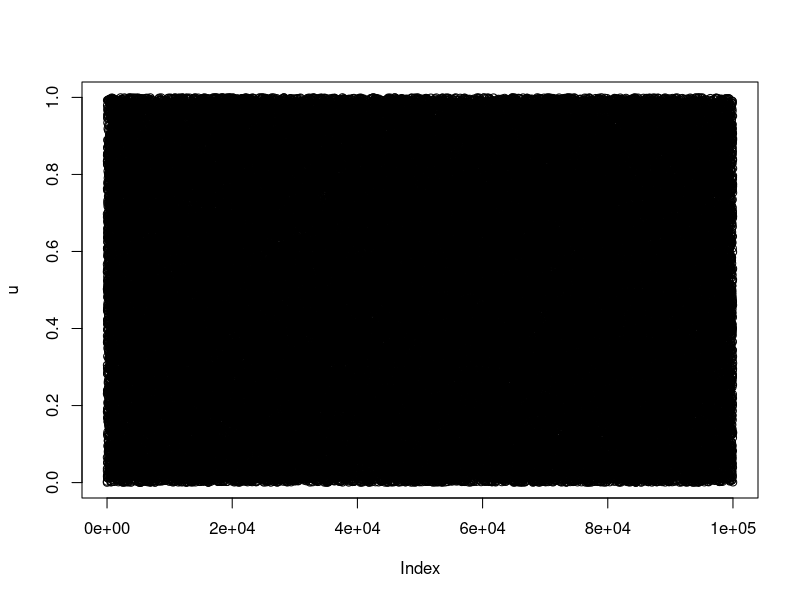
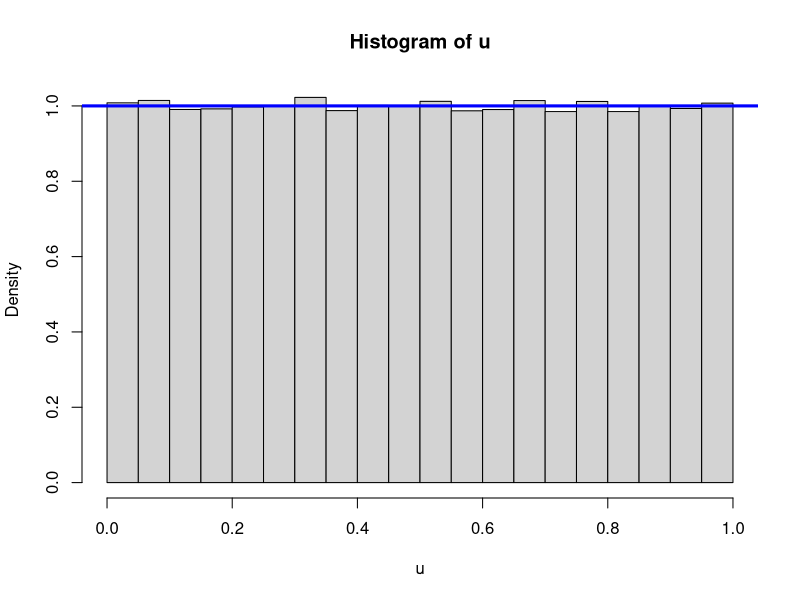

Recreate these plots in R, in order.
# Matthew Sudmann-Day
# Barcelona GSE Data Science
# Linear congruential generator
# First proposed by Lehmer (1951)

m <- 10**8+1
a <- 23 
c <- 0

S <- 100000
x <- rep(0,S)
u <- rep(0,S)

prev <- x[1] <- 12345
for( s in 2:S ){
  prev <- x[s] <- (a*prev) %% m
}

u <- x/m
plot(u, )
hist(u,freq=FALSE)
abline(1,0,col='blue',lwd=3)

runif(9)


